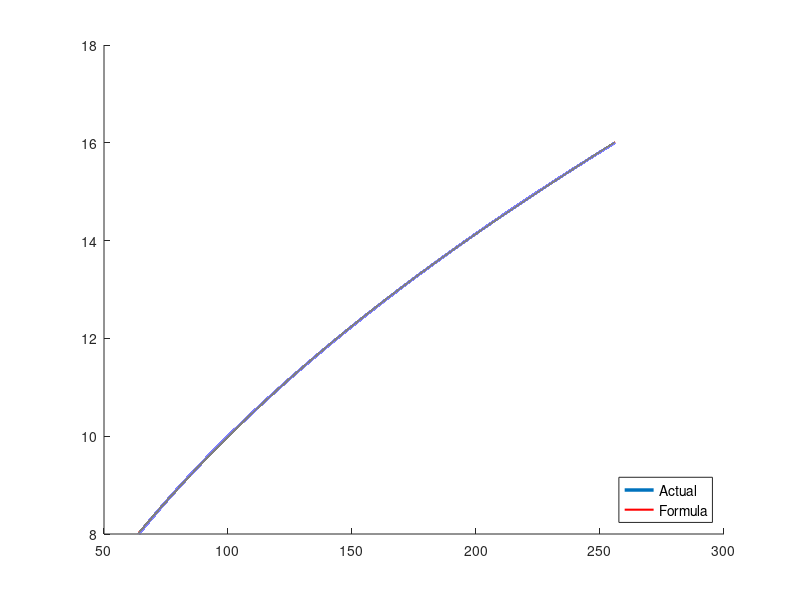
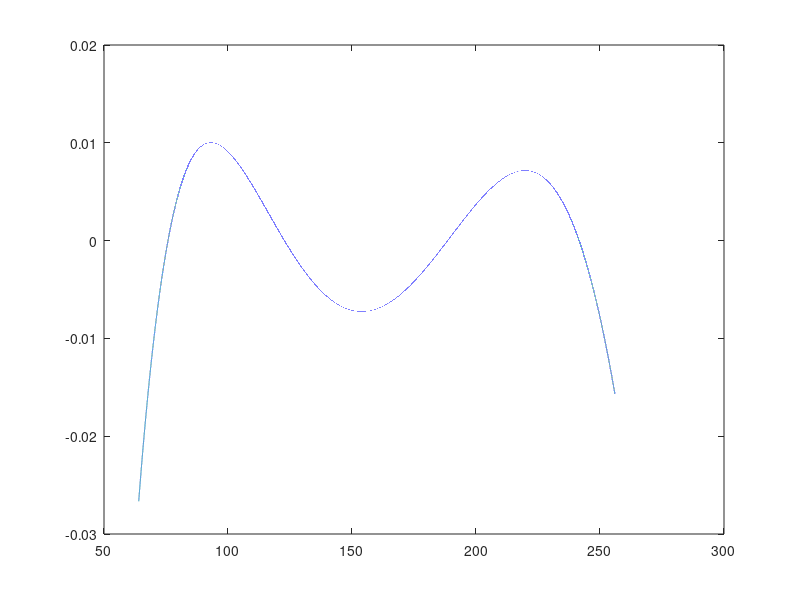

Recreate these plots in MATLAB, in order.

close all;
t=64:0.001:256;
y=sqrt(t);
figure(1)
hold on;
n = 3;
plot(t,y, 'linewidth',2.5)
p = polyfit(t,y,n)
z = p(end);
for i = 1:n
    z = z + p(i).*t.^(n-i+1);
end

% b = p(1) .* t.^2 + p(2) .* t.^1;
plot(t, z, 'r', 'linewidth', 1.5)
% plot(t, b, 'y', 'linewidth', 1.5)
% axis([.9, 1.04, 1.1, 1.7])

axis_size = 10;
set(legend('Actual', 'Formula'), 'fontsize',...
    axis_size, 'location', 'SouthEast');

figure(2)
plot(t, y-z)